Frame 1 (no input): blank canvas, image omitted
Frame 60 (the mouse pressed at the canvas centre just before this capture): blank canvas, image omitted
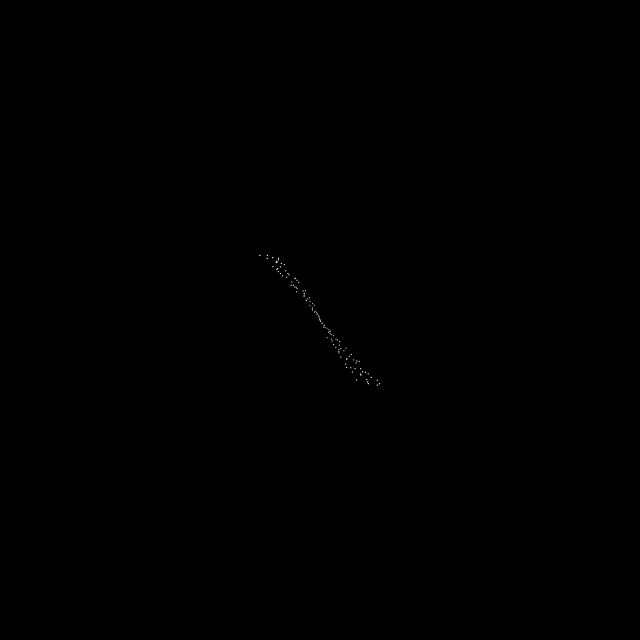
Frame 120 (the mouse held since frame 60 and released just before this capture)

The Processing sketch whose frames 1 and 60 were blank and that drew this single picture after the mouse press (run headless with seeded random() and noise(); from frame 60 on, the mouse is pressed at the canvas centre):

// Processing sketch: processing_181527
// ── processing_181527.pde

ArrayList particles = new ArrayList();

void setup(){
  size(640, 640);
  noStroke();
}

void draw(){
  background(0);
  if((frameCount % 2) == 0){
    particles.add(new Particle(new PVector(width/2, height/2), random(10, 45), random(30, 45)));
    particles.add(new Particle(new PVector(width/2, height/2), random(195, 220), random(195, 220)));
  }
  for(int i = 0; i < particles.size(); i++){
    Particle p = (Particle) particles.get(i);
    p.draw();
    p.move();
    if(p.boundary() || p.alpha <= -10){
      particles.remove(p);
    }
  }
}

class Particle {
  PVector loc, vel, acc;
  
  float vx, vy, num, alpha = 255;
  
  Particle(PVector loc, float vx, float vy){
    this.loc = loc;
    this.vx = vx;
    this.vy = vy;
    vel = new PVector();
    acc = new PVector();
  }
  
  void draw(){
    acc = new PVector(sin(radians(vx+num/2))/2, cos(radians(vy-num/2))/2);
    
    fill(255, alpha);
    float r = map(alpha, 255, 0, 1, 10);
    ellipse(loc.x, loc.y, r, r);
    
    num+=map(alpha, 255, 0, 1, 0);
    alpha-=0.1;
  }
  
  void move(){
    vel.add(acc);
    loc.add(vel);
    acc.mult(0);
    vel.limit(0.1);
  }
  
  boolean boundary(){
    if(loc.x < 0) return true;
    if(loc.x > width) return true;
    if(loc.y < 0) return true;
    if(loc.y > height) return true;
    return false;
  }
}
